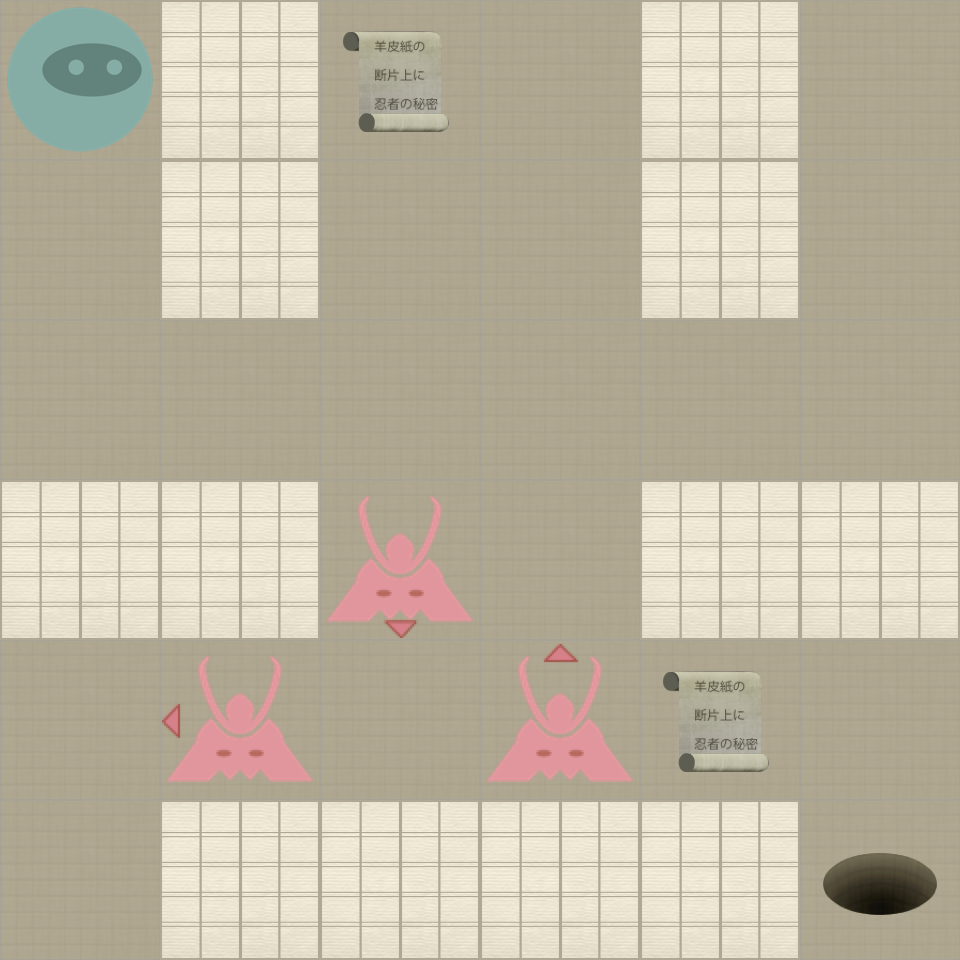

Tiled map render using the project's own tile images. Description and the map definition, with tile-layer contents summarised, below:
An orthogonal 6x6 tile map with 160x160 px tiles, 2 tile layers (Level, Actors).

<map version="1.0" orientation="orthogonal" width="6" height="6" tilewidth="160" tileheight="160">
 <properties>
  <property name="moves" value="14" />
 </properties>
 <tileset firstgid="1" name="tiles" tilewidth="160" tileheight="160" spacing="2" margin="2">
  <image source="tiles-ipadhd.png" width="1024" height="1024" />
  <tile id="0">
   <properties>
    <property name="actor" value="exit" />
   </properties>
  </tile>
  <tile id="2">
   <properties>
    <property name="actor" value="guard" />
    <property name="direction" value="down" />
   </properties>
  </tile>
  <tile id="3">
   <properties>
    <property name="actor" value="guard" />
    <property name="direction" value="left" />
   </properties>
  </tile>
  <tile id="4">
   <properties>
    <property name="actor" value="guard" />
    <property name="direction" value="right" />
   </properties>
  </tile>
  <tile id="5">
   <properties>
    <property name="actor" value="guard" />
    <property name="direction" value="up" />
   </properties>
  </tile>
  <tile id="7">
   <properties>
    <property name="actor" value="player" />
   </properties>
  </tile>
  <tile id="8">
   <properties>
    <property name="actor" value="scroll" />
   </properties>
  </tile>
  <tile id="9">
   <properties>
    <property name="wall" value="1" />
   </properties>
  </tile>
 </tileset>
 <layer name="Level" width="6" height="6">
  <data>[36 cells, 36 non-empty, 2 distinct tile ids]</data>
 </layer>
 <layer name="Actors" width="6" height="6">
  <data>[36 cells, 7 non-empty, 6 distinct tile ids]</data>
 </layer>
</map>
